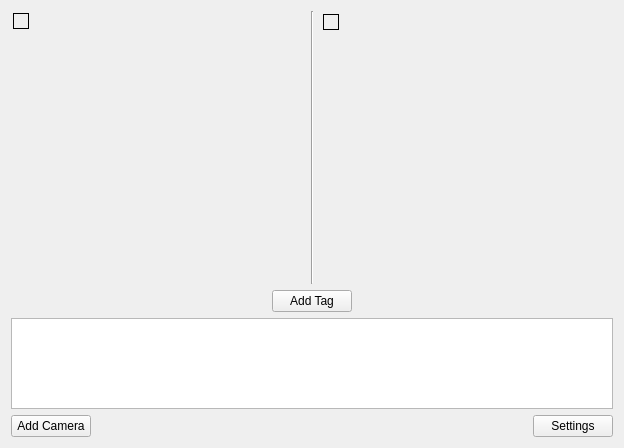
<?xml version="1.0" encoding="UTF-8"?>
<ui version="4.0">
 <class>VideoTag</class>
 <widget class="QWidget" name="VideoTag">
  <property name="geometry">
   <rect>
    <x>0</x>
    <y>0</y>
    <width>624</width>
    <height>448</height>
   </rect>
  </property>
  <property name="windowTitle">
   <string>Form</string>
  </property>
  <layout class="QHBoxLayout" name="horizontalLayout_4">
   <item>
    <layout class="QVBoxLayout" name="verticalLayout" stretch="3,0,1,0">
     <item>
      <layout class="QHBoxLayout" name="horizontalLayout">
       <item>
        <widget class="QFrame" name="frame">
         <property name="frameShape">
          <enum>QFrame::NoFrame</enum>
         </property>
         <property name="frameShadow">
          <enum>QFrame::Raised</enum>
         </property>
         <property name="lineWidth">
          <number>0</number>
         </property>
         <widget class="MyLabel" name="MainVideo">
          <property name="geometry">
           <rect>
            <x>2</x>
            <y>2</y>
            <width>16</width>
            <height>16</height>
           </rect>
          </property>
          <property name="sizePolicy">
           <sizepolicy hsizetype="Ignored" vsizetype="Ignored">
            <horstretch>0</horstretch>
            <verstretch>0</verstretch>
           </sizepolicy>
          </property>
          <property name="frameShape">
           <enum>QFrame::Box</enum>
          </property>
          <property name="text">
           <string/>
          </property>
         </widget>
        </widget>
       </item>
       <item>
        <widget class="Line" name="line">
         <property name="orientation">
          <enum>Qt::Vertical</enum>
         </property>
        </widget>
       </item>
       <item>
        <widget class="QFrame" name="frame_2">
         <property name="frameShape">
          <enum>QFrame::NoFrame</enum>
         </property>
         <property name="frameShadow">
          <enum>QFrame::Raised</enum>
         </property>
         <property name="lineWidth">
          <number>0</number>
         </property>
         <widget class="QLabel" name="TagVideo">
          <property name="geometry">
           <rect>
            <x>3</x>
            <y>3</y>
            <width>16</width>
            <height>16</height>
           </rect>
          </property>
          <property name="sizePolicy">
           <sizepolicy hsizetype="Ignored" vsizetype="Ignored">
            <horstretch>0</horstretch>
            <verstretch>0</verstretch>
           </sizepolicy>
          </property>
          <property name="frameShape">
           <enum>QFrame::Box</enum>
          </property>
          <property name="text">
           <string/>
          </property>
         </widget>
        </widget>
       </item>
      </layout>
     </item>
     <item>
      <layout class="QHBoxLayout" name="horizontalLayout_2">
       <item>
        <spacer name="horizontalSpacer">
         <property name="orientation">
          <enum>Qt::Horizontal</enum>
         </property>
         <property name="sizeHint" stdset="0">
          <size>
           <width>40</width>
           <height>20</height>
          </size>
         </property>
        </spacer>
       </item>
       <item>
        <widget class="QPushButton" name="AddTag">
         <property name="text">
          <string>Add Tag</string>
         </property>
        </widget>
       </item>
       <item>
        <spacer name="horizontalSpacer_3">
         <property name="orientation">
          <enum>Qt::Horizontal</enum>
         </property>
         <property name="sizeHint" stdset="0">
          <size>
           <width>40</width>
           <height>20</height>
          </size>
         </property>
        </spacer>
       </item>
      </layout>
     </item>
     <item>
      <widget class="QListWidget" name="TagList"/>
     </item>
     <item>
      <layout class="QHBoxLayout" name="horizontalLayout_3">
       <item>
        <widget class="QPushButton" name="Back">
         <property name="text">
          <string>Add Camera</string>
         </property>
        </widget>
       </item>
       <item>
        <spacer name="horizontalSpacer_2">
         <property name="orientation">
          <enum>Qt::Horizontal</enum>
         </property>
         <property name="sizeHint" stdset="0">
          <size>
           <width>40</width>
           <height>20</height>
          </size>
         </property>
        </spacer>
       </item>
       <item>
        <widget class="QPushButton" name="Next">
         <property name="text">
          <string>Settings</string>
         </property>
        </widget>
       </item>
      </layout>
     </item>
    </layout>
   </item>
  </layout>
 </widget>
 <customwidgets>
  <customwidget>
   <class>MyLabel</class>
   <extends>QLabel</extends>
   <header>mylabel.h</header>
  </customwidget>
 </customwidgets>
 <resources/>
 <connections/>
</ui>
